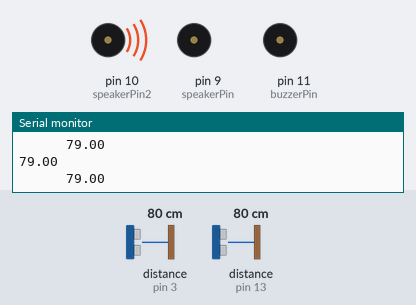
Simulated run of this sketch. Board: Arduino Uno, built with avr-gcc and run on an emulated ATmega328P. Shown: buzzer (waves = sounding, pin HIGH), the last lines printed to the serial monitor. Wiring (inferred from the names in the program): 2 × ultrasonic range finder: trigger pin 2, echo pin 3 / trigger pin 12, echo pin 13. The inputs (shaded band) are chosen by the test bench; at power-on: distance to the obstacle (sensors on pin 13, pin 3) 80 cm. The echo pulse lasts 58.3 µs per cm; pins used as bus, display or sensor lines are not drawn.

Above: at 1.4 s.
1.5 s: distance to the obstacle (sensor on pin 13) set to 56 cm
3.0 s: distance to the obstacle (sensor on pin 13) set to 45 cm
At 3.82 s:
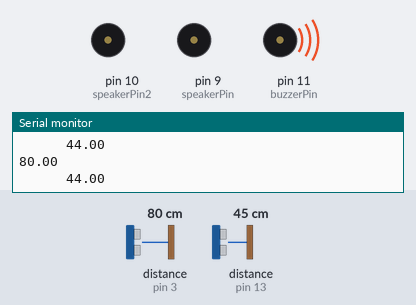
6.0 s: distance to the obstacle (sensor on pin 3) set to 98 cm
9.0 s: distance to the obstacle (sensor on pin 3) set to 106 cm
At 10.4 s:
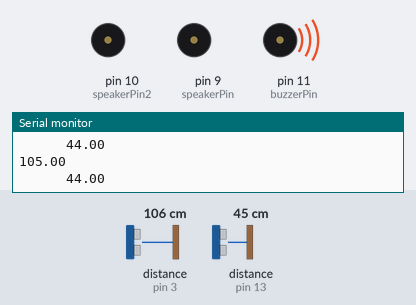
12.0 s: distance to the obstacle (sensor on pin 3) set to 2 cm
At 12.79 s:
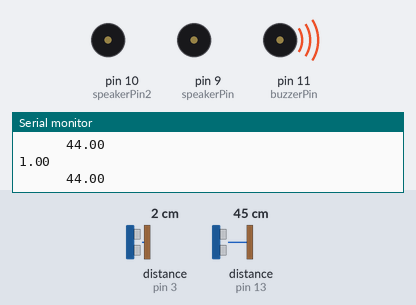
15.0 s: distance to the obstacle (sensor on pin 3) set to 120 cm
At 16.3 s:
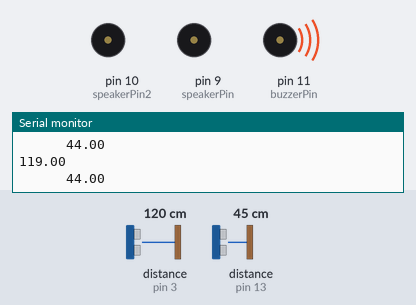
Timing chart, 0 to 18.0 s (numbered marks = the images above; inputs shaded):
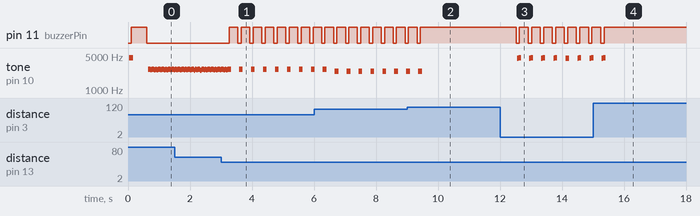

Measured:
- the behaviour switches between 51 and 50 cm on distance to the obstacle (sensor on pin 13) (found by bisection; images 0 and 1)
- the behaviour switches between 100 and 101 cm on distance to the obstacle (sensor on pin 3) (found by bisection; images 1 and 2)
- after the input at 3.0 s, pin 11 (buzzerPin): alternates HIGH for 0.28 s and LOW for 0.11 s, starting after 0.27 s
- after the input at 9.0 s, pin 11 (buzzerPin): goes on until 9.4 s, then stays HIGH; tone on pin 10 (speakerPin2): goes on until 9.5 s, then stays silent
- after the input at 12.0 s, pin 11 (buzzerPin): alternates HIGH for 0.28 s and LOW for 0.11 s, starting after 0.52 s; tone on pin 10 (speakerPin2): plays 4542 Hz for 0.04 s, 4554 Hz for 0.04 s, 4555 Hz for 0.04 s, 4542 Hz for 0.04 s, 4555 Hz for 0.08 s, 4542 Hz for 0.04 s … (17 notes in this stretch), starting after 0.56 s
- after the input at 15.0 s, pin 11 (buzzerPin): goes on until 15.4 s, then stays HIGH; tone on pin 10 (speakerPin2): goes on until 15.4 s, then stays silent
- by itself, tone on pin 10 (speakerPin2): plays 2654 Hz for 0.04 s, 2663 Hz for 0.08 s, 2410 Hz for 0.04 s, 2418 Hz for 0.08 s, 2422 Hz for 0.04 s, 2430 Hz for 0.08 s … (15 notes in this stretch)

The sketch:

BlindLeadingBlind.ino
```cpp
/*
 * Embedded Project
 * Mayank Vanjani, Aulon Ibrahimi, Mohammed Quadir
 * Blind Leading the Blind
 * Arduino Blind Guidance Kit
 * Group 17: Team Iron Men
*/

// Arduion Pin Configuration for Hardwiring
#define TRIG PD2    // trigger pin 2
#define ECHO PD3    // echo output 3
#define TRIG2 PB4   // trigger pin 12
#define ECHO2 PB5   // echo output 13

int speakerPin = 9;    // Arduino Pin 9
int speakerPin2 = 10;  // Arduino Pin 10
int buzzerPin = 11;    // Arduino Pin 11

// Ultrasonic Sensor Variable Setup
// Ultrasonic Sensor: https://www.adafruit.com/product/3942
float getDistance();
volatile unsigned long riseTime;  // timestamp when echo signal goes high
volatile unsigned long fallTime;  // timestamp when echo signal goes low
unsigned long pulseTime;          // difference between riseTime and fallTime
unsigned long distance;           // range

float getDistance2();
volatile unsigned long riseTime2;
volatile unsigned long fallTime2;
unsigned long pulseTime2;
unsigned long distance2;

// Buzzer Activation Code for Varying Frequencies
// PiezoBuzzer: https://www.adafruit.com/product/160
void playTone(int tone, int duration) {
  for (long i = 0; i < duration * 1000L; i += tone * 2) {
    digitalWrite(speakerPin, HIGH);
    digitalWrite(speakerPin2, HIGH);
    delayMicroseconds(tone);
    digitalWrite(speakerPin, LOW);
    digitalWrite(speakerPin2, LOW);
    delayMicroseconds(tone);
  }
}


// ---------- SETUP ---------- //
void setup() {
  Serial.begin(9600);

  // LED Testing
  // pinMode(13, OUTPUT);

  pinMode(speakerPin, OUTPUT);
  pinMode(speakerPin2, OUTPUT);
  pinMode(buzzerPin, OUTPUT);


  // Setting direction for TRIG and ECHO pins
  DDRD |= (1<<TRIG);
  DDRD &= ~(1<<ECHO);

  DDRB |= (1<<TRIG2);
  DDRB &= ~(1<<ECHO2);

  // Setting up pin change interrupt for echo (PD3), PCINT19
  PCICR |= (1<<PCIE2);    // only enabling PCIE2, because PCIE2 constains PCINT[23:16]
  PCMSK2 = (1<<PCINT19); // only enabling PCINT19

  PCICR |= (1<<PCIE0);    // only enabling PCIE0, because PCIE0 constains PCINT[7:0]
  PCMSK0 = (1<<PCINT5);
}


// ---------- LOOP ---------- //
// Uses Buzzer Pin for haptic feedback
// Vibrating Disc: https://www.adafruit.com/product/1201
void loop() {

  // Seperate Ultrasonic Ranges
  float range = getDistance();
  float range2 = getDistance2();
  Serial.println(range);
  Serial.print("\t\t\t");
  Serial.println(range2);

  // Measures objects closer than 3 meters
  // playTone((range)*25, 100);

  if (range < 100) {
    // playTone((range+1), 100);
    playTone( (range+100) , 100);
  }

  if (range2 < 50) {
    digitalWrite(buzzerPin, HIGH);
    delay( (100*5) - (range2*5) );
    // delay(range2*5);
    digitalWrite(buzzerPin, LOW);
  }
    // delay(min(0,range-50));

}


// getDistance and PCI Interrupt Code for Ultrasonic Sensor provided by Dmytro Moyseyev (Embedded TA)
float getDistance() {
  // clear trig pin
  PORTD &= ~(1<<TRIG);
  delayMicroseconds(2);

  // send out 10 us pulse
  PORTD = (1<<TRIG);
  delayMicroseconds(10);
  PORTD &= ~(1<<TRIG);

  // sound travels at 343 m/s which is 0.0343 cm/us
  // distance = time*velocity
  // we need to divide result by 2 because sound travels
  // to object and back so the incoming pulse is twice longer
  distance = pulseTime*0.0343/2; // result in cm
  return distance;
}

float getDistance2() {
  PORTB &= ~(1<<TRIG2);
  delayMicroseconds(2);

  PORTB = (1<<TRIG2);
  delayMicroseconds(10);
  PORTB &= ~(1<<TRIG2);

  distance2 = pulseTime2*0.0343/2; // result in cm
  return distance2;
}


// Interrupt service vector for pin change:
// ISR (PCINT0_vect) pin change interrupt for D8 to D13
// ISR (PCINT1_vect) pin change interrupt for A0 to A5
// ISR (PCINT2_vect) pin change interrupt for D0 to D7
// We need PCINT2/0_vect because we are using PD3 and PB5 as input (echo)

ISR(PCINT2_vect) {

  if ( (PIND & (1<<ECHO)) == (1<<ECHO) ) {
        riseTime = micros(); // micros() calculates the run time in us since the program's start
  }

  else {
      // measure the time when echo pin goes low
      fallTime = micros();
      pulseTime = fallTime - riseTime; // this is our echo pulse, its length is proportional to the measured distance
    }

}

ISR(PCINT0_vect) {

  if ( (PINB & (1<<ECHO2)) == (1<<ECHO2) ) {
    riseTime2 = micros(); // micros() calculates the run time in us since the program's start
  }

  else {
    fallTime2 = micros();
    pulseTime2 = fallTime2 - riseTime2; // this is our echo pulse, its length is proportional to the measured distance
  }

}
```
